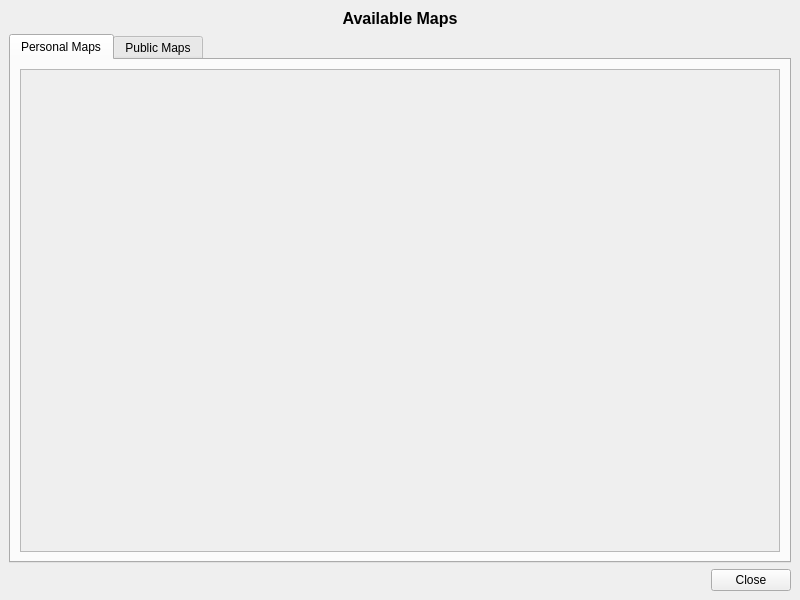
<?xml version="1.0" encoding="UTF-8"?>
<ui version="4.0">
 <class>GetMapDialogBase</class>
 <widget class="QDialog" name="GetMapDialogBase">
  <property name="geometry">
   <rect>
    <x>0</x>
    <y>0</y>
    <width>800</width>
    <height>600</height>
   </rect>
  </property>
  <property name="minimumSize">
   <size>
    <width>500</width>
    <height>400</height>
   </size>
  </property>
  <property name="windowTitle">
   <string>MapHub: Get Maps</string>
  </property>
  <layout class="QVBoxLayout" name="verticalLayout">
   <property name="spacing">
    <number>6</number>
   </property>
   <property name="leftMargin">
    <number>9</number>
   </property>
   <property name="topMargin">
    <number>9</number>
   </property>
   <property name="rightMargin">
    <number>9</number>
   </property>
   <property name="bottomMargin">
    <number>9</number>
   </property>
   <item>
    <widget class="QLabel" name="label_title">
     <property name="font">
      <font>
       <pointsize>12</pointsize>
       <weight>75</weight>
       <bold>true</bold>
      </font>
     </property>
     <property name="text">
      <string>Available Maps</string>
     </property>
     <property name="alignment">
      <set>Qt::AlignCenter</set>
     </property>
    </widget>
   </item>
   <item>
    <widget class="QTabWidget" name="tabWidget_map_type">
     <property name="sizePolicy">
      <sizepolicy hsizetype="Expanding" vsizetype="Expanding">
       <horstretch>0</horstretch>
       <verstretch>0</verstretch>
      </sizepolicy>
     </property>
     <property name="currentIndex">
      <number>0</number>
     </property>
     <widget class="QWidget" name="tab_workspace_maps">
      <attribute name="title">
       <string>Personal Maps</string>
      </attribute>
      <layout class="QVBoxLayout" name="verticalLayout_workspace">
       <item>
        <widget class="QScrollArea" name="scrollArea_workspace">
         <property name="widgetResizable">
          <bool>true</bool>
         </property>
         <widget class="QWidget" name="scrollAreaWidgetContents_workspace">
          <property name="geometry">
           <rect>
            <x>0</x>
            <y>0</y>
            <width>580</width>
            <height>453</height>
           </rect>
          </property>
          <layout class="QVBoxLayout" name="verticalLayout_workspace_content">
           <item>
            <widget class="QWidget" name="listContainer_workspace" native="true">
             <layout class="QVBoxLayout" name="listLayout">
              <!-- List items will be added here programmatically -->
             </layout>
            </widget>
           </item>
           <item>
            <spacer name="verticalSpacer_workspace">
             <property name="orientation">
              <enum>Qt::Vertical</enum>
             </property>
             <property name="sizeHint" stdset="0">
              <size>
               <width>20</width>
               <height>40</height>
              </size>
             </property>
            </spacer>
           </item>
          </layout>
         </widget>
        </widget>
       </item>
      </layout>
     </widget>
     <widget class="QWidget" name="tab_public_maps">
      <attribute name="title">
       <string>Public Maps</string>
      </attribute>
      <layout class="QVBoxLayout" name="verticalLayout_public">
       <item>
        <layout class="QHBoxLayout" name="horizontalLayout_search">
         <item>
          <widget class="QLabel" name="label_search">
           <property name="text">
            <string>Search:</string>
           </property>
          </widget>
         </item>
         <item>
          <widget class="QLineEdit" name="lineEdit_search">
           <property name="placeholderText">
            <string>Enter search terms...</string>
           </property>
          </widget>
         </item>
         <item>
          <widget class="QPushButton" name="pushButton_search">
           <property name="text">
            <string>Search</string>
           </property>
          </widget>
         </item>
        </layout>
       </item>
       <item>
        <layout class="QHBoxLayout" name="horizontalLayout_sort">
         <item>
          <widget class="QLabel" name="label_sort">
           <property name="text">
            <string>Sort by:</string>
           </property>
          </widget>
         </item>
         <item>
          <widget class="QComboBox" name="comboBox_sort">
           <item>
            <property name="text">
             <string>Recent</string>
            </property>
           </item>
           <item>
            <property name="text">
             <string>Most Viewed</string>
            </property>
           </item>
           <item>
            <property name="text">
             <string>Most Starred</string>
            </property>
           </item>
          </widget>
         </item>
         <item>
          <spacer name="horizontalSpacer_sort">
           <property name="orientation">
            <enum>Qt::Horizontal</enum>
           </property>
           <property name="sizeHint" stdset="0">
            <size>
             <width>40</width>
             <height>20</height>
            </size>
           </property>
          </spacer>
         </item>
        </layout>
       </item>
       <item>
        <widget class="QScrollArea" name="scrollArea_public">
         <property name="widgetResizable">
          <bool>true</bool>
         </property>
         <widget class="QWidget" name="scrollAreaWidgetContents_public">
          <property name="geometry">
           <rect>
            <x>0</x>
            <y>0</y>
            <width>580</width>
            <height>453</height>
           </rect>
          </property>
          <layout class="QVBoxLayout" name="verticalLayout_public_content">
           <item>
            <widget class="QWidget" name="listContainer_public" native="true">
             <layout class="QVBoxLayout" name="listLayout_public">
              <!-- List items will be added here programmatically -->
             </layout>
            </widget>
           </item>
           <item>
            <spacer name="verticalSpacer_public">
             <property name="orientation">
              <enum>Qt::Vertical</enum>
             </property>
             <property name="sizeHint" stdset="0">
              <size>
               <width>20</width>
               <height>40</height>
              </size>
             </property>
            </spacer>
           </item>
          </layout>
         </widget>
        </widget>
       </item>
      </layout>
     </widget>
    </widget>
   </item>
   <item>
    <widget class="QDialogButtonBox" name="button_box">
     <property name="orientation">
      <enum>Qt::Horizontal</enum>
     </property>
     <property name="standardButtons">
      <set>QDialogButtonBox::Close</set>
     </property>
    </widget>
   </item>
  </layout>
 </widget>
 <resources/>
 <connections>
  <connection>
   <sender>button_box</sender>
   <signal>rejected()</signal>
   <receiver>GetMapDialogBase</receiver>
   <slot>reject()</slot>
   <hints>
    <hint type="sourcelabel">
     <x>250</x>
     <y>430</y>
    </hint>
    <hint type="destinationlabel">
     <x>250</x>
     <y>225</y>
    </hint>
   </hints>
  </connection>
 </connections>
</ui>
